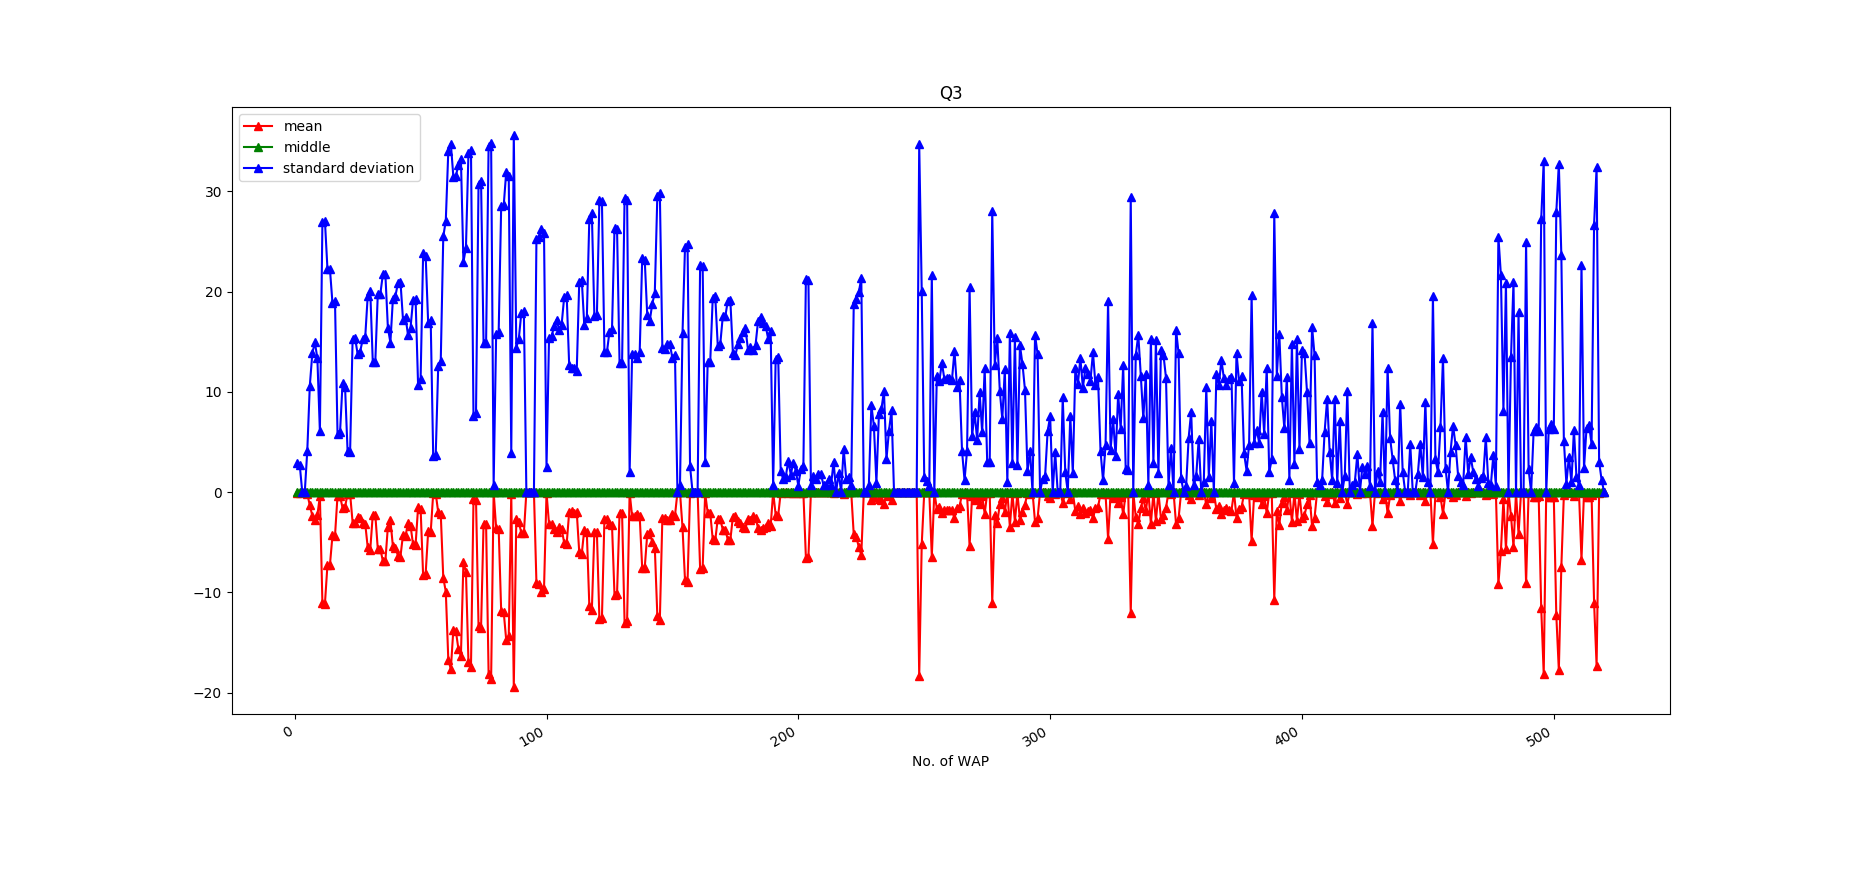

Source code (Python):
import csv
import matplotlib.pyplot as plt
import numpy as np

x = []
mean = []
middle = []
deviation = []

with open('TrainingData_new.csv',newline='') as csvfile:
    rows = csv.DictReader(csvfile)
    
    data = []
    for num in range(1,521):
        data.append([])
        x.append(num)
    for row in rows:
        for num in range(1,521) :
            key = 'WAP%03d' % num
            data[num-1].append(int(row[key]))

    for num in range(0,520) :
        mean.append(np.mean(data[num]))
        middle.append(np.median(data[num]))
        deviation.append(np.std(data[num]))

fig,ax=plt.subplots(figsize=(20,10))
plt.plot(x,mean,'r^-',x,middle,'g^-',x,deviation,'b^-')
plt.legend(['mean','middle','standard deviation'])
plt.title("Q3")
plt.xlabel("No. of WAP")
fig.autofmt_xdate()
plt.show()
